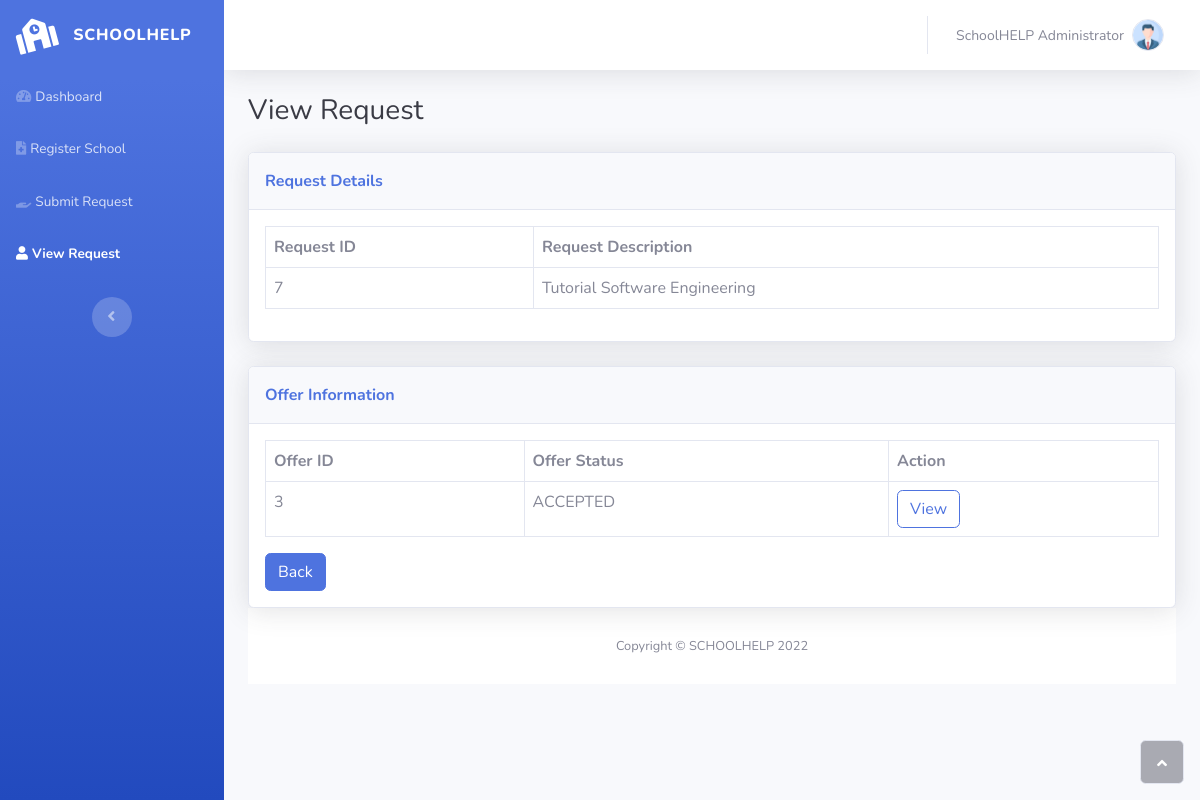
Screenshot of /pages/select-request.php?id=7 (signed in) with the database file from the repository.
### tables this page shows
CREATE TABLE `request` (
  `schoolid` int(11) NOT NULL,
  `requestid` int(11) NOT NULL,
  `requestdate` date NOT NULL,
  `requeststatus` varchar(15) NOT NULL,
  `description` text NOT NULL
);

CREATE TABLE `offer` (
  `offerid` int(11) NOT NULL,
  `userid` int(11) NOT NULL,
  `requestid` int(11) NOT NULL,
  `offerdate` date NOT NULL,
  `remarks` varchar(50) NOT NULL,
  `offerstatus` varchar(15) NOT NULL
);

### pages/select-request.php (the view, shortened to what this page needs)
<?php
$viewid = $_GET['id'];
?>
<!DOCTYPE html>
<html lang="en">
<head>
    <link rel="stylesheet" href="../assets/bootstrap/css/bootstrap.min.css">
    <link rel="stylesheet" href="../assets/bootstrap/css/dataTables.bootstrap5.min.css">
    <link rel="stylesheet" href="../assets/bootstrap/css/datatables.css">
    <link rel="stylesheet" href="../assets/fonts/fontawesome-all.min.css">
</head>
<body id="page-top">
<div id="wrapper">
    <nav class="navbar navbar-dark align-items-start sidebar sidebar-dark accordion bg-gradient-primary p-0">
        <div class="container-fluid d-flex flex-column p-0"><a class="navbar-brand d-flex justify-content-center align-items-center sidebar-brand m-0" href="#">
                <div class="sidebar-brand-icon rotate-n-15"><i class="fas fa-school"></i></div>
                <div class="sidebar-brand-text mx-3"><span>schoolhelp</span></div>
            </a>
            <ul class="navbar-nav text-light" id="accordionSidebar">
                <li class="nav-item"><a class="nav-link" href="home-administrator.php"><i class="fas fa-tachometer-alt"></i><span>Dashboard</span></a></li>
                <li class="nav-item"><a class="nav-link " href="register-school.php"><i class="fas fa-file-medical"></i><span>Register School</span></a></li>
                <li class="nav-item"><a class="nav-link" href="submit-request.php"><i class="fas fa-hand-holding"></i><span>Submit Request</span></a></li>
                <li class="nav-item"><a class="nav-link active" href="review-offers.php"><i class="fas fa-user"></i><span>View Request</span></a></li>
            </ul>
            <div class="text-center d-none d-md-inline">
                <button class="btn rounded-circle border-0" id="sidebarToggle" type="button"></button>
            </div>
        </div>
    </nav>
    <div class="d-flex flex-column" id="content-wrapper">
        <div id="content">
            <nav class="navbar navbar-light navbar-expand bg-white shadow mb-4 topbar static-top">
                <div class="container-fluid">
                    <ul class="navbar-nav flex-nowrap ms-auto">
                        <li class="nav-item dropdown no-arrow">
                            <div class="nav-item dropdown no-arrow">
                                <a class="dropdown-toggle nav-link"
                                   aria-expanded="false"
                                   data-bs-toggle="dropdown"
                                   href="#">
                                    <span class="d-none d-lg-inline me-2 text-gray-600 small">
                                        <?php echo $_SESSION['fullname']; ?>
                                    </span>
                                    <img class="border rounded-circle img-profile"
                                         src="../assets/img/avatars/avatar0.png">
                                </a>
                            </div>
                        </li>
                    </ul>
                </div>
            </nav>
            <div class="container-fluid">
                <h3 class="text-dark mb-4">View Request</h3>
                <div class="card shadow">
                    <div class="card-header py-3">
                        <p class="text-primary m-0 fw-bold">Request Details</p>
                    </div>
                    <div class="card-body">
                        <table id="select-request-id" class="table overflow-auto table-bordered" style="width: 100%;">
                            <thead>
                            <tr>
                                <th>Request ID</th>
                                <th>Request Description</th>
                            </tr>
                            </thead>
                            <tbody>
                            <?php
                            include "action/connection.php";
                            $query = ("SELECT * FROM `request` WHERE requestid= $viewid ");
                            $result = mysqli_query($connect, $query);
                            if ($result->num_rows > 0) {
                                while ($row = $result->fetch_assoc()) {
                                    echo '<tr>';
                                    echo '<td>' . $viewid . '</td>';
                                    echo '<td>' . $row["description"] . '</td>';
                                    echo '</tr>';
                                }
                            }
                            ?>
                            </tbody>
                        </table>
                    </div>
                </div>
                <br>
                <div class="card shadow">
                    <div class="card-header py-3">
                        <p class="text-primary m-0 fw-bold">Offer Information</p>
                    </div>
                    <div class="card-body">
                        <table id="select-offer-id" class="table overflow-auto table-bordered" style="width: 100%;">
                            <thead>
                            <tr>
                                <th>Offer ID</th>
                                <th>Offer Status</th>
                                <th>Action</th>
                            </tr>
                            </thead>
                            <tbody>
                            <?php
                            include "action/connection.php";
                            $query = ("SELECT * FROM request
                                        INNER JOIN offer ON request.requestid = offer.requestid
                                        INNER JOIN volunteer ON offer.userid = volunteer.userid
                                        INNER JOIN user ON volunteer.userid = user.userid
                                        WHERE request.requestid = $viewid;");
                            $result = mysqli_query($connect, $query);
                            if ($result->num_rows > 0) {
                                while ($row = $result->fetch_assoc()) {
                                    echo '<tr>';
                                    echo '<td>' . $row["offerid"] . '</td>';
                                    echo '<td>' . $row["offerstatus"] . '</td>';
                                    echo '<td><button id="myInput" type="button" class="btn btn-outline-primary"
                                                            onclick="window.location.href=' . "'select-offer?id=" . $row["offerid"] . "'" . ';">
                                                            View
                                                  </button>
                                              </td>';
                                    echo '</tr>';
                                }
                            }
                            ?>
                            </tbody>
                        </table>
                        <a class="btn btn-primary" href="review-offers.php">Back</a>
                    </div>
                </div>
                <footer class="bg-white sticky-footer">
                    <div class="container my-auto">
                        <div class="text-center my-auto copyright"><span>Copyright © SCHOOLHELP 2022</span></div>
                    </div>
                </footer>
            </div>
            <a class="border rounded d-inline scroll-to-top" href="#page-top"><i class="fas fa-angle-up"></i></a>
        </div>
</body>
</html>

### rows the page displays
request: description "Tutorial Software Engineering", offer.offerid "3", offer.offerstatus "ACCEPTED"

### other values shown
$_SESSION['fullname'] "SchoolHELP Administrator"
